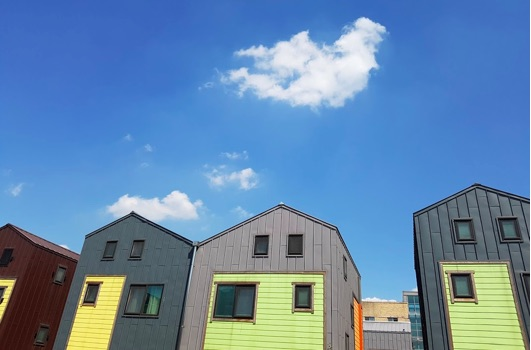
#> input picture img/house.jpg, 531 x 350 px, found by its file name
$ python desc_orb.py
#> lines starting #> are read from the running program, lines starting #| are printed output that depends on the picture
# ORB로 키포인트 및 디스크립터 추출

import cv2
import numpy as np

img = cv2.imread("./img/house.jpg")
#> img is the input picture: shape (350, 531, 3); mean B, G, R 172, 135.4, 99.8
gray = cv2.cvtColor(img, cv2.COLOR_BGR2GRAY)
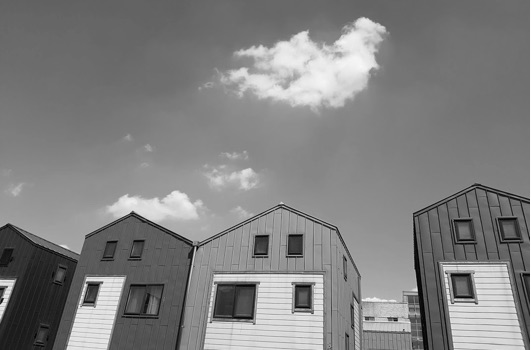
#> gray: shape (350, 531); min 0, max 255, mean 128.9

# ORB 추출기 생성
orb = cv2.ORB_create()
# 키 포인트 검출과 서술자 계산
keypoints, descriptor = orb.detectAndCompute(img, None)
#> keypoints = 483 keypoints; strongest (x, y, size): (396, 318, 31), (88, 282, 31), (416, 293, 31), (456, 297, 31)
# 키 포인트 그리기
img_draw = cv2.drawKeypoints(img, keypoints, None, \
             flags=cv2.DRAW_MATCHES_FLAGS_DRAW_RICH_KEYPOINTS)
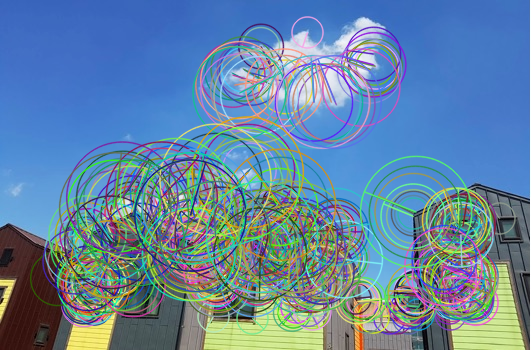
#> img_draw: shape (350, 531, 3); mean B, G, R 161.7, 132.3, 99.8
# 결과 출력
cv2.imshow("ORB", img_draw)
cv2.waitKey()
cv2.destroyAllWindows()

$ run again, with img/abnormal.jpg copied over img/house.jpg
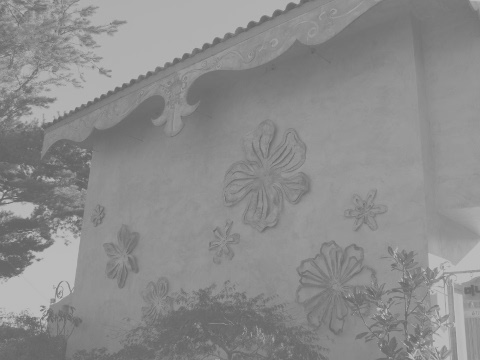
#> input picture img/abnormal.jpg, 480 x 360 px, found by its file name
#> img is the input picture: shape (360, 480, 3); min 96, max 194, mean 140.1
#> keypoints = 347 keypoints; strongest (x, y, size): (73, 217, 31), (33, 256, 31), (43, 307, 31), (43, 317, 31)
#> `img_draw = cv2.drawKeypoints(img, keypoints, None, \ flags=cv2.DRAW_MA..`:
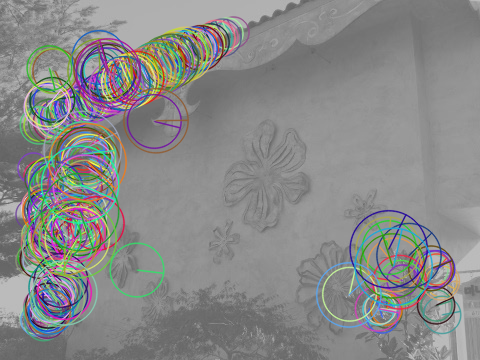
#> img_draw: shape (360, 480, 3); mean B, G, R 136.1, 136.9, 136.6
